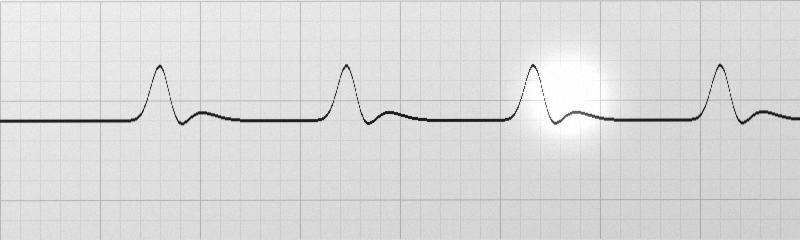
#> input picture apps/data/synth_v1/synth_000001.png, 800 x 240 px; its folder holds only this picture in this run
$ python -i grid_suppression.py   (imports and definitions only)   (older library calls are emulated)
#> lines starting #> are read from the running program, lines starting #| are printed output that depends on the picture; after the words box and inside, x2 and y2 are one past the last pixel; in counts of white or black regions, pixels touching at a corner belong together
### ml/heartscan_ml/image_pipeline/photo_geometry.py
"""Photo geometry helpers: perspective rectification, grid pitch estimation,
multi-lead splitting and per-photo quality signals.

Every helper returns *deterministic* values and degrades gracefully:

- if perspective rectification fails (no rectangle found, OpenCV unhappy) the
  original image is returned and ``rectified=False`` is reported;
- if grid pitch is undetectable the result is ``None``; downstream stages must
  treat ``None`` as "no calibration available" and keep the previous behaviour.

These primitives are pure NumPy/OpenCV; no torch, no sklearn.
"""

from __future__ import annotations

from dataclasses import dataclass

import numpy as np


@dataclass
class Rectification:
    image: np.ndarray
    rectified: bool
    tilt_deg: float | None  # estimated tilt of the detected paper


@dataclass
class GridCalibration:
    pitch_x_px: float | None  # pixels per fine 1 mm square (≈ 1 mm)
    pitch_y_px: float | None
    confidence: float  # in [0, 1]; 0 = no peak found


@dataclass
class PhotoQuality:
    blur: float  # variance of Laplacian normalised to [0, 1]; high = sharper
    glare: float  # fraction of saturated pixels in [0, 1]
    tilt_deg: float | None  # absolute tilt of the dominant paper edge
    contrast: float  # std/255 of the grayscale, in [0, 1]


# ---------------------------------------------------------------------------
# Perspective / paper detection
# ---------------------------------------------------------------------------


# [61 lines left out: functions _order_quad, detect_paper_quad, correct_perspective, not called in this run]


# ---------------------------------------------------------------------------
# Grid pitch estimation via 1D FFT on row/column projections
# ---------------------------------------------------------------------------


def _dominant_period_px(signal: np.ndarray, min_period: int = 4, max_period: int = 80) -> tuple[float | None, float]:
    """Return (period_px, confidence) by looking at the dominant FFT peak."""
    s = np.asarray(signal, dtype=np.float64)
    s = s - s.mean()
    if len(s) < max_period * 2:
        return None, 0.0
    spectrum = np.abs(np.fft.rfft(s * np.hanning(len(s))))
    freqs = np.fft.rfftfreq(len(s), d=1.0)
    valid = (freqs >= 1.0 / max_period) & (freqs <= 1.0 / max(1, min_period))
    if not np.any(valid):
        return None, 0.0
    sub = spectrum[valid]
    sub_freqs = freqs[valid]
    peak_idx = int(np.argmax(sub))
    peak_val = float(sub[peak_idx])
    background = float(np.median(sub) + 1e-9)
    confidence = max(0.0, min(1.0, (peak_val - background) / (peak_val + background)))
    if confidence < 0.05:
        return None, confidence
    period = 1.0 / sub_freqs[peak_idx]
    return float(period), confidence


def estimate_grid_pitch(gray: np.ndarray) -> GridCalibration:
    """Estimate fine-grid pitch (≈1 mm) along x and y from luminance projections."""
    g = np.asarray(gray, dtype=np.float64)
    if g.ndim != 2 or g.size == 0:
        return GridCalibration(None, None, 0.0)
    col_proj = g.mean(axis=0)
    row_proj = g.mean(axis=1)
    px, cx = _dominant_period_px(col_proj)
    py, cy = _dominant_period_px(row_proj)
    confidence = float(min(cx, cy)) if (px is not None and py is not None) else 0.0
    return GridCalibration(pitch_x_px=px, pitch_y_px=py, confidence=confidence)


# [109 lines left out: functions bpm_from_calibration, detect_lead_strips, dominant_strip, _laplacian_variance, photo_quality_signals, not called in this run]

### ml/heartscan_ml/image_pipeline/grid_suppression.py
"""Suppress grid/background noise; emphasize dark ECG trace.

Two implementations are exported:

- :func:`suppress_grid` (v1): Gaussian + adaptive threshold (legacy default).
- :func:`suppress_grid_v2`: FFT-domain notch around the dominant grid pitch
  followed by adaptive thresholding. Falls back to v1 when no grid pitch can
  be reliably estimated.

The active variant is selected via :data:`active_variant` so the harness can
A/B without code changes.
"""

from __future__ import annotations

from typing import Literal

import numpy as np

from heartscan_ml.image_pipeline.photo_geometry import GridCalibration, estimate_grid_pitch

Variant = Literal["v1", "v2"]
_ACTIVE: Variant = "v2"


def set_variant(variant: Variant) -> None:
    """Override the active suppressor (eval/A-B testing)."""
    global _ACTIVE
    _ACTIVE = variant


def active_variant() -> Variant:
    return _ACTIVE


def suppress_grid(gray: np.ndarray, gaussian_ksize: int = 5) -> np.ndarray:
    """Top-level entry point used by the pipeline; dispatches to the active variant."""
    if _ACTIVE == "v2":
        return suppress_grid_v2(gray)
    return _suppress_grid_v1(gray, gaussian_ksize)


def _suppress_grid_v1(gray: np.ndarray, gaussian_ksize: int = 5) -> np.ndarray:
    """Legacy adaptive-threshold suppressor."""
    import cv2

    k = gaussian_ksize if gaussian_ksize % 2 == 1 else gaussian_ksize + 1
    blurred = cv2.GaussianBlur(gray, (k, k), 0)
    th = cv2.adaptiveThreshold(
        blurred,
        255,
        cv2.ADAPTIVE_THRESH_GAUSSIAN_C,
        cv2.THRESH_BINARY_INV,
        11,
        2,
    )
    kernel = np.ones((2, 2), np.uint8)
    th = cv2.morphologyEx(th, cv2.MORPH_OPEN, kernel, iterations=1)
    return th


def _notch_filter_2d(gray: np.ndarray, pitch_x: float, pitch_y: float, bandwidth: float = 0.25) -> np.ndarray:
    """Suppress periodic frequencies near (1/pitch_x, 1/pitch_y) via 2D FFT."""
    h, w = gray.shape
    f = np.fft.fft2(gray.astype(np.float64))
    fshift = np.fft.fftshift(f)
    cy, cx = h // 2, w // 2
    fx = np.fft.fftshift(np.fft.fftfreq(w))
    fy = np.fft.fftshift(np.fft.fftfreq(h))
    fxg, fyg = np.meshgrid(fx, fy)
    mask = np.ones_like(fshift, dtype=np.float64)
    targets_x = [1.0 / pitch_x, 1.0 / (pitch_x * 5)] if pitch_x > 0 else []
    targets_y = [1.0 / pitch_y, 1.0 / (pitch_y * 5)] if pitch_y > 0 else []
    for tx in targets_x:
        mask *= 1 - np.exp(-((fxg - tx) ** 2 + fyg**2) / (2 * (bandwidth * tx) ** 2 + 1e-9))
        mask *= 1 - np.exp(-((fxg + tx) ** 2 + fyg**2) / (2 * (bandwidth * tx) ** 2 + 1e-9))
    for ty in targets_y:
        mask *= 1 - np.exp(-((fyg - ty) ** 2 + fxg**2) / (2 * (bandwidth * ty) ** 2 + 1e-9))
        mask *= 1 - np.exp(-((fyg + ty) ** 2 + fxg**2) / (2 * (bandwidth * ty) ** 2 + 1e-9))
    # never zero out DC
    mask[cy, cx] = 1.0
    filtered = fshift * mask
    img = np.fft.ifft2(np.fft.ifftshift(filtered)).real
    img = np.clip(img, 0, 255).astype(np.uint8)
    return img


def suppress_grid_v2(gray: np.ndarray, calibration: GridCalibration | None = None) -> np.ndarray:
    """FFT notch around the dominant grid pitch then adaptive threshold.

    Falls back to v1 silently if no confident pitch is found.
    """
    import cv2

    cal = calibration or estimate_grid_pitch(gray)
    if cal.pitch_x_px is None or cal.pitch_y_px is None or cal.confidence < 0.1:
        return _suppress_grid_v1(gray)

    notched = _notch_filter_2d(gray, cal.pitch_x_px, cal.pitch_y_px)
    blurred = cv2.GaussianBlur(notched, (5, 5), 0)
    th = cv2.adaptiveThreshold(
        blurred,
        255,
        cv2.ADAPTIVE_THRESH_GAUSSIAN_C,
        cv2.THRESH_BINARY_INV,
        15,
        4,
    )
    kernel = np.ones((2, 2), np.uint8)
    th = cv2.morphologyEx(th, cv2.MORPH_OPEN, kernel, iterations=1)
    return th

>>> import cv2
>>> picture = cv2.imread('../../../apps/data/synth_v1/synth_000001.png', cv2.IMREAD_GRAYSCALE)
#> picture is the input picture: shape (240, 800); min 22, max 255, mean 218.8
>>> result = suppress_grid(picture)
#> in estimate_grid_pitch, `col_proj = g.mean(axis=0)`: col_proj = 800 values, max 230 at index 567, min 174.7 at index 700, mean 218.8
#> in estimate_grid_pitch, `row_proj = g.mean(axis=1)`: row_proj = 240 values, max 228.2 at index 5, min 117.1 at index 120, mean 218.8
#> in _dominant_period_px, `s = np.asarray(signal, dtype=np.float64)`: s has the same summary as col_proj in estimate_grid_pitch
#> in _dominant_period_px, `s = s - s.mean()`: s = 800 values, max 11.18 at index 567, min -44.08 at index 700, mean -2.87e-14
#> in _dominant_period_px, `spectrum = np.abs(np.fft.rfft(s * np.hanning(len(s))))`: spectrum = 401 values, max 618.6 at index 2, min 0.175 at index 350, mean 47.73
#> in _dominant_period_px, `freqs = np.fft.rfftfreq(len(s), d=1.0)`: freqs = 401 values from 0 to 0.5
#> in _dominant_period_px, `sub = spectrum[valid]`: sub = 191 values, max 362 at index 70, min 0.317 at index 92, mean 43.85
#> in _dominant_period_px, `sub_freqs = freqs[valid]`: sub_freqs = 191 values from 0.0125 to 0.25
#> in _dominant_period_px, `peak_idx = int(np.argmax(sub))`: peak_idx = 70
#> in _dominant_period_px, `peak_val = float(sub[peak_idx])`: peak_val = 362
#> in _dominant_period_px, `background = float(np.median(sub) + 1e-9)`: background = 5.69
#> in _dominant_period_px, `confidence = max(0.0, min(1.0, (peak_val - background) / (peak_val + b..`: confidence = 0.969
#> in _dominant_period_px, `period = 1.0 / sub_freqs[peak_idx]`: period = 10
#> in estimate_grid_pitch, `px, cx = _dominant_period_px(col_proj)`: cx = 0.969
#> in estimate_grid_pitch, `py, cy = _dominant_period_px(row_proj)`: py = 80; cy = 0.393
#> after the loop in _notch_filter_2d, `for tx in targets_x:`:
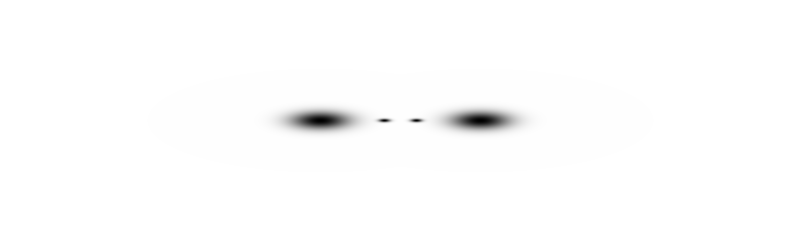
#> mask: shape (240, 800) float64; min 0, max 1, mean 0.992
#> after the loop in _notch_filter_2d, `for ty in targets_y:`: mask: shape (240, 800) float64; 0.36% of pixels changed, all inside (x1, y1, x2, y2) = (379, 111, 422, 130)
#> in suppress_grid_v2, `th = cv2.adaptiveThreshold( blurred, 255, cv2.ADAPTIVE_THRESH_GAUSSIAN..`:
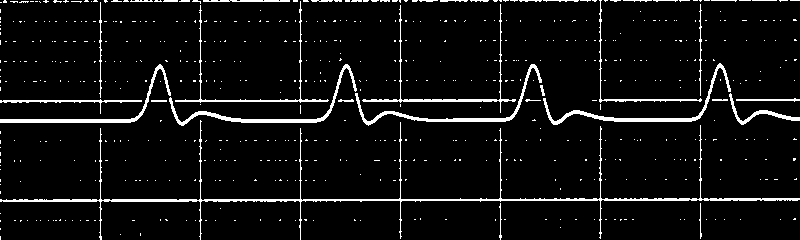
#> th: shape (240, 800); 5.8% white; 591 white regions (556 under 20 px), largest, box (x1, y1, x2, y2) and area: (0, 120, 800, 240) 2835, (543, 63, 731, 125) 917, (169, 64, 357, 126) 915
#> in suppress_grid_v2, `th = cv2.morphologyEx(th, cv2.MORPH_OPEN, kernel, iterations=1)`:
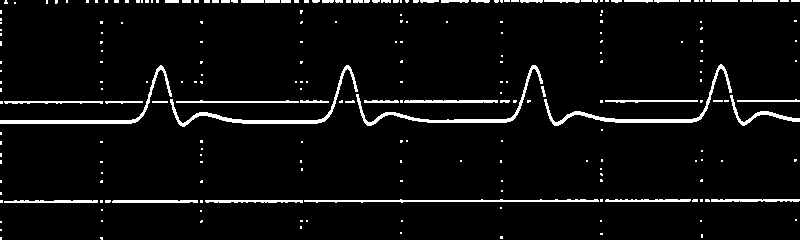
#> th: shape (240, 800); 4.9% white; 231 white regions (181 under 20 px), largest, box (x1, y1, x2, y2) and area: (544, 64, 732, 126) 917, (170, 65, 358, 127) 913, (356, 65, 543, 126) 859

$ run again, on apps/data/synth_v1/synth_000002.png
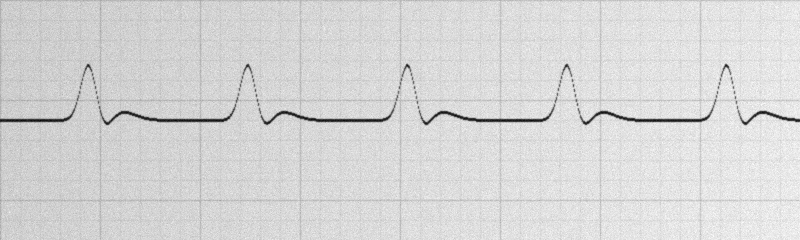
#> input picture apps/data/synth_v1/synth_000002.png, 800 x 240 px
#> picture is the input picture: shape (240, 800); min 6, max 255, mean 214.7
#> col_proj = 800 values, max 230 at index 795, min 177.4 at index 0, mean 214.7
#> row_proj = 240 values, max 220.2 at index 237, min 115.9 at index 120, mean 214.7
#> in _dominant_period_px, `s = np.asarray(signal, dtype=np.float64)`: s has the same summary as col_proj in estimate_grid_pitch
#> in _dominant_period_px, `s = s - s.mean()`: s = 800 values, max 15.23 at index 795, min -37.35 at index 0, mean -1.99e-14
#> spectrum = 401 values, max 1263.8 at index 1, min 0.539 at index 210, mean 33.57
#> freqs = 401 values from 0 to 0.5
#> sub = 191 values, max 359.9 at index 30, min 0.84 at index 116, mean 39.68
#> sub_freqs = 191 values from 0.0125 to 0.25
#> peak_idx = 30
#> peak_val = 359.9
#> background = 9.5
#> in _dominant_period_px, `confidence = max(0.0, min(1.0, (peak_val - background) / (peak_val + b..`: confidence = 0.949
#> period = 20
#> in estimate_grid_pitch, `px, cx = _dominant_period_px(col_proj)`: cx = 0.949
#> in estimate_grid_pitch, `py, cy = _dominant_period_px(row_proj)`: py = 80; cy = 0.437
#> after the loop in _notch_filter_2d, `for tx in targets_x:`:
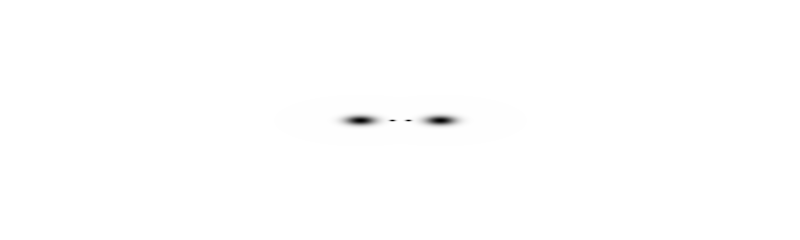
#> mask: shape (240, 800) float64; min 0, max 1, mean 0.998
#> in suppress_grid_v2, `th = cv2.morphologyEx(th, cv2.MORPH_OPEN, kernel, iterations=1)`:
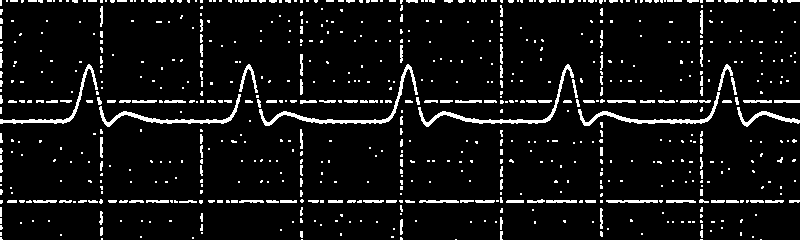
#> th: shape (240, 800); 7% white; 743 white regions (591 under 20 px), largest, box (x1, y1, x2, y2) and area: (259, 64, 418, 126) 800, (418, 64, 574, 127) 751, (578, 92, 720, 126) 634

$ run again, on apps/data/synth_v1/synth_000003.png
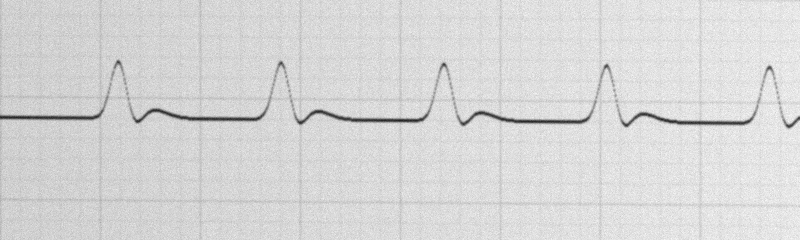
#> input picture apps/data/synth_v1/synth_000003.png, 800 x 240 px
#> picture is the input picture: shape (240, 800); min 31, max 255, mean 215.1
#> col_proj = 800 values, max 228.1 at index 797, min 187.3 at index 0, mean 215.1
#> row_proj = 240 values, max 219.1 at index 9, min 159.3 at index 119, mean 215.1
#> in _dominant_period_px, `s = np.asarray(signal, dtype=np.float64)`: s has the same summary as col_proj in estimate_grid_pitch
#> in _dominant_period_px, `s = s - s.mean()`: s = 800 values, max 13.02 at index 797, min -27.74 at index 0, mean 2.73e-14
#> spectrum = 401 values, max 1085.9 at index 1, min 0.685 at index 390, mean 24.81
#> freqs = 401 values from 0 to 0.5
#> sub = 191 values, max 357 at index 30, min 1.02 at index 84, mean 33.7
#> sub_freqs = 191 values from 0.0125 to 0.25
#> peak_idx = 30
#> peak_val = 357
#> background = 8.45
#> in _dominant_period_px, `confidence = max(0.0, min(1.0, (peak_val - background) / (peak_val + b..`: confidence = 0.954
#> period = 20
#> in estimate_grid_pitch, `px, cx = _dominant_period_px(col_proj)`: cx = 0.954
#> in estimate_grid_pitch, `py, cy = _dominant_period_px(row_proj)`: py = 80; cy = 0.887
#> after the loop in _notch_filter_2d, `for tx in targets_x:`:
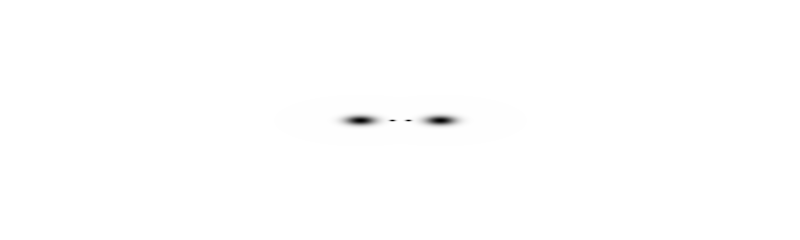
#> mask: shape (240, 800) float64; min 0, max 1, mean 0.998
#> in suppress_grid_v2, `th = cv2.morphologyEx(th, cv2.MORPH_OPEN, kernel, iterations=1)`:
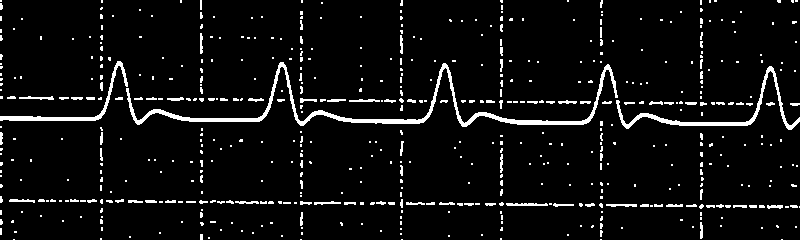
#> th: shape (240, 800); 5.8% white; 559 white regions (464 under 20 px), largest, box (x1, y1, x2, y2) and area: (126, 62, 618, 127) 2848, (616, 66, 800, 130) 1065, (0, 61, 128, 121) 700

$ run again, on apps/data/synth_v1/synth_000004.png
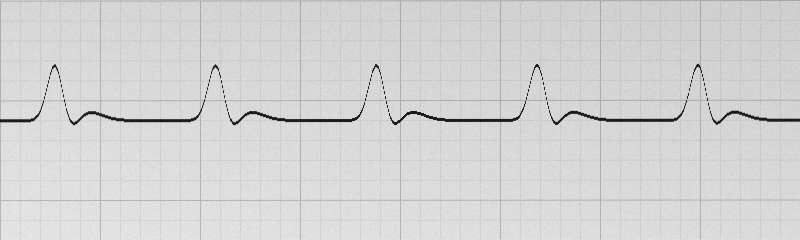
#> input picture apps/data/synth_v1/synth_000004.png, 800 x 240 px
#> picture is the input picture: shape (240, 800); min 18, max 235, mean 212.3
#> col_proj = 800 values, max 217.6 at index 23, min 170.8 at index 700, mean 212.3
#> row_proj = 240 values, max 223.3 at index 239, min 112.9 at index 120, mean 212.3
#> in _dominant_period_px, `s = np.asarray(signal, dtype=np.float64)`: s has the same summary as col_proj in estimate_grid_pitch
#> in _dominant_period_px, `s = s - s.mean()`: s = 800 values, max 5.32 at index 23, min -41.5 at index 700, mean -1.96e-14
#> spectrum = 401 values, max 400.1 at index 1, min 0.0912 at index 331, mean 42.46
#> freqs = 401 values from 0 to 0.5
#> sub = 191 values, max 365.4 at index 30, min 0.169 at index 65, mean 42.58
#> sub_freqs = 191 values from 0.0125 to 0.25
#> peak_idx = 30
#> peak_val = 365.4
#> background = 4.12
#> in _dominant_period_px, `confidence = max(0.0, min(1.0, (peak_val - background) / (peak_val + b..`: confidence = 0.978
#> period = 20
#> in estimate_grid_pitch, `px, cx = _dominant_period_px(col_proj)`: cx = 0.978
#> in estimate_grid_pitch, `py, cy = _dominant_period_px(row_proj)`: py = 80; cy = 0.41
#> after the loop in _notch_filter_2d, `for tx in targets_x:`:
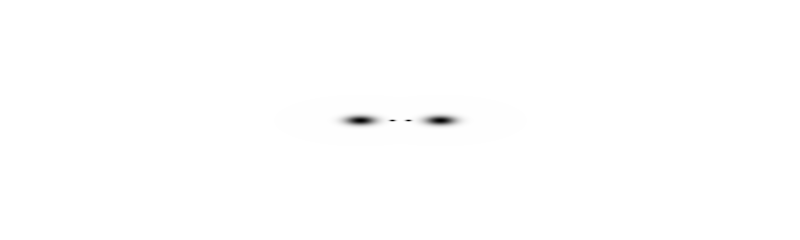
#> mask: shape (240, 800) float64; min 0, max 1, mean 0.998
#> in suppress_grid_v2, `th = cv2.morphologyEx(th, cv2.MORPH_OPEN, kernel, iterations=1)`:
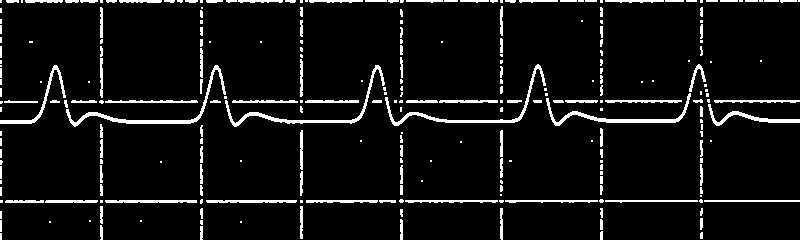
#> th: shape (240, 800); 6.7% white; 259 white regions (128 under 20 px), largest, box (x1, y1, x2, y2) and area: (66, 65, 226, 127) 808, (225, 65, 385, 127) 743, (385, 64, 546, 126) 734
